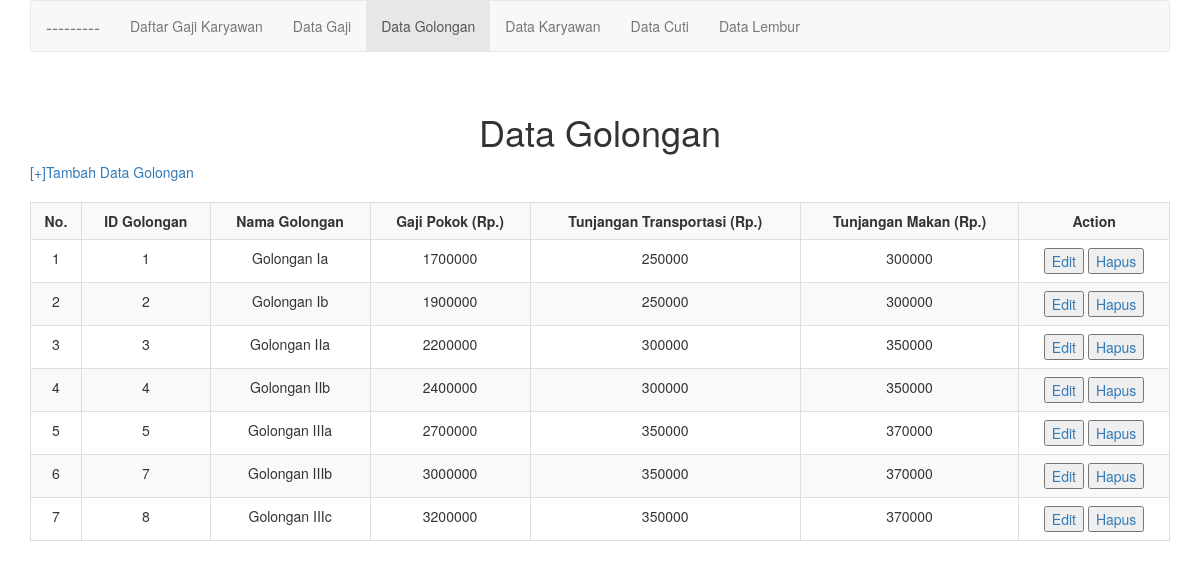
Page /tampil_golongan.php on the committed database.
### tables this page shows
CREATE TABLE `golongan` (
  `id_golongan` int(11) NOT NULL AUTO_INCREMENT,
  `nama_golongan` varchar(50) DEFAULT NULL,
  `gaji_pokok` int(11) DEFAULT NULL,
  `tunjangan_transportasi` int(11) DEFAULT NULL,
  `tunjangan_makan` int(11) DEFAULT NULL,
  PRIMARY KEY (`id_golongan`)
);

### function.php (called while the page is built, shortened)
<?php
$db = mysqli_connect("localhost", "root", "", "gaji_karyawan");
function query($query)
{
	global $db;
	$result = mysqli_query($db, $query);
	$rows = [];
	while ($row = mysqli_fetch_assoc($result)) {
		$rows[] = $row;
	}
	return $rows;
}
?>

### tampil_golongan.php (the view, shortened to what this page needs)
<?php
require 'function.php';
$gol = query("SELECT * FROM golongan");
?>
<!DOCTYPE html>
<html lang="en">
<head>
    <link rel="stylesheet" href="bootstrap/css/bootstrap.min.css">
    <link rel="stylesheet" href="style.css">
</head>
<body>
    <div class="container">
        <nav class="navbar navbar-default">
            <div class="container-fluid">
                <div class="navbar-header">
                    <a class="navbar-brand" href="#">---------</a>
                </div>
                <div class="collapse navbar-collapse" id="example-1">
                    <ul class="nav navbar-nav">
                    <li><a href="index.php">Daftar Gaji Karyawan<span class="sr-only">(current)</span></a></li>
                    <li><a href="tampil_gaji.php">Data Gaji</a></li>
                    <li class="active"><a href="tampil_golongan.php">Data Golongan</a></li>
                    <li><a href="tampil_karyawan.php">Data Karyawan</a></li>
                    <li><a href="tampil_cuti.php">Data Cuti</a></li>
                    <li><a href="tampil_lembur.php">Data Lembur</a></li>
                    </ul>
		        </div>
            </div>
        </nav>
        <div class="text-center">
            <br>
            <h1>Data Golongan</h1>
        </div>
        <a href="tambah_golongan.php">[+]Tambah Data Golongan</a>
	    <br><br>
        <div>
            <table border=1 class="table table-striped table-bordered">
                <tr>
                    <th>No.</th>
                    <th>ID Golongan</th>
                    <th>Nama Golongan</th>
                    <th>Gaji Pokok (Rp.)</th>
                    <th>Tunjangan Transportasi (Rp.) </th>
                    <th>Tunjangan Makan (Rp.)</th>
                    <th>Action</th>
                </tr>
                <?php
                $no=1;
                foreach($gol as $row){ ?>
                <tr>
                    <td><?php echo $no++;?></td>
                    <td><?php echo $row['id_golongan'];?></td>
                    <td><?php echo $row['nama_golongan'];?></td>
                    <td><?php echo $row['gaji_pokok'];?></td>
                    <td><?php echo $row['tunjangan_transportasi'];?></td>
                    <td><?php echo $row['tunjangan_makan'];?></td>
                    <td>
                        <a href="edit_golongan.php?id=<?php echo $row['id_golongan'];?>">
                        <button type="button"> Edit </button>
                        </a>
                        <a href="hapus_golongan.php?id=<?php echo $row['id_golongan'];?>">
                        <button type="button"> Hapus </button>
                        </a>
                    </td>
                </tr>
                <?php } ?>
            </table>
        </div>
    </div>
</body>
</html>

### style.css (style rules this page uses)
table { margin-left: auto; margin-right: auto; }
td { position:relative; text-align: center; }
th { position:relative; text-align: center; }

### rows in the picture
golongan: id_golongan "1", nama_golongan "Golongan Ia", gaji_pokok "1700000", tunjangan_transportasi "250000", tunjangan_makan "300000"
golongan: id_golongan "2", nama_golongan "Golongan Ib", gaji_pokok "1900000", tunjangan_transportasi "250000", tunjangan_makan "300000"
golongan: id_golongan "3", nama_golongan "Golongan IIa", gaji_pokok "2200000", tunjangan_transportasi "300000", tunjangan_makan "350000"
golongan: id_golongan "4", nama_golongan "Golongan IIb", gaji_pokok "2400000", tunjangan_transportasi "300000", tunjangan_makan "350000"
golongan: id_golongan "5", nama_golongan "Golongan IIIa", gaji_pokok "2700000", tunjangan_transportasi "350000", tunjangan_makan "370000"
golongan: id_golongan "7", nama_golongan "Golongan IIIb", gaji_pokok "3000000", tunjangan_transportasi "350000", tunjangan_makan "370000"
golongan: id_golongan "8", nama_golongan "Golongan IIIc", gaji_pokok "3200000", tunjangan_transportasi "350000", tunjangan_makan "370000"
